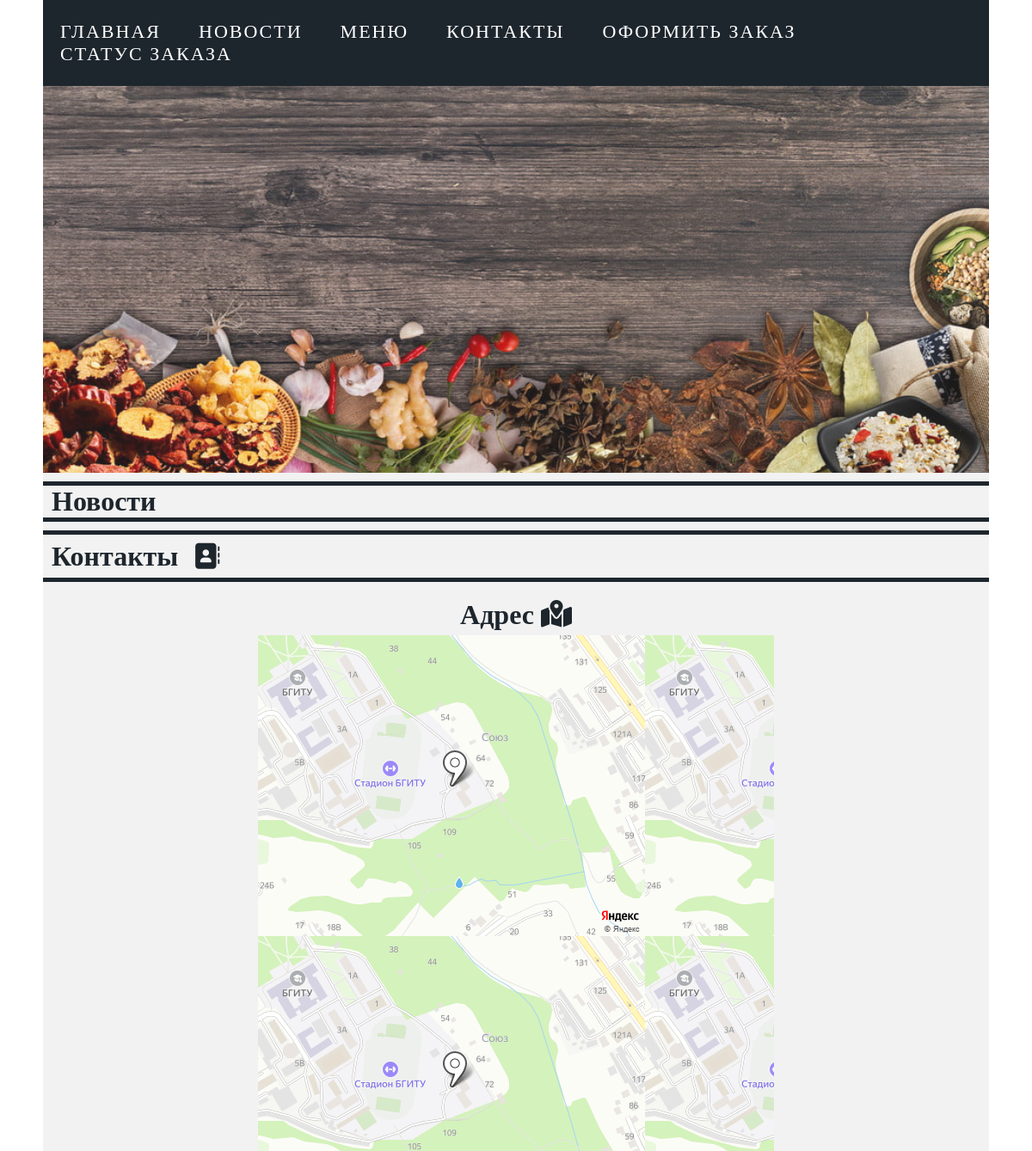
The page /index (upper part) on the database as committed earlier.
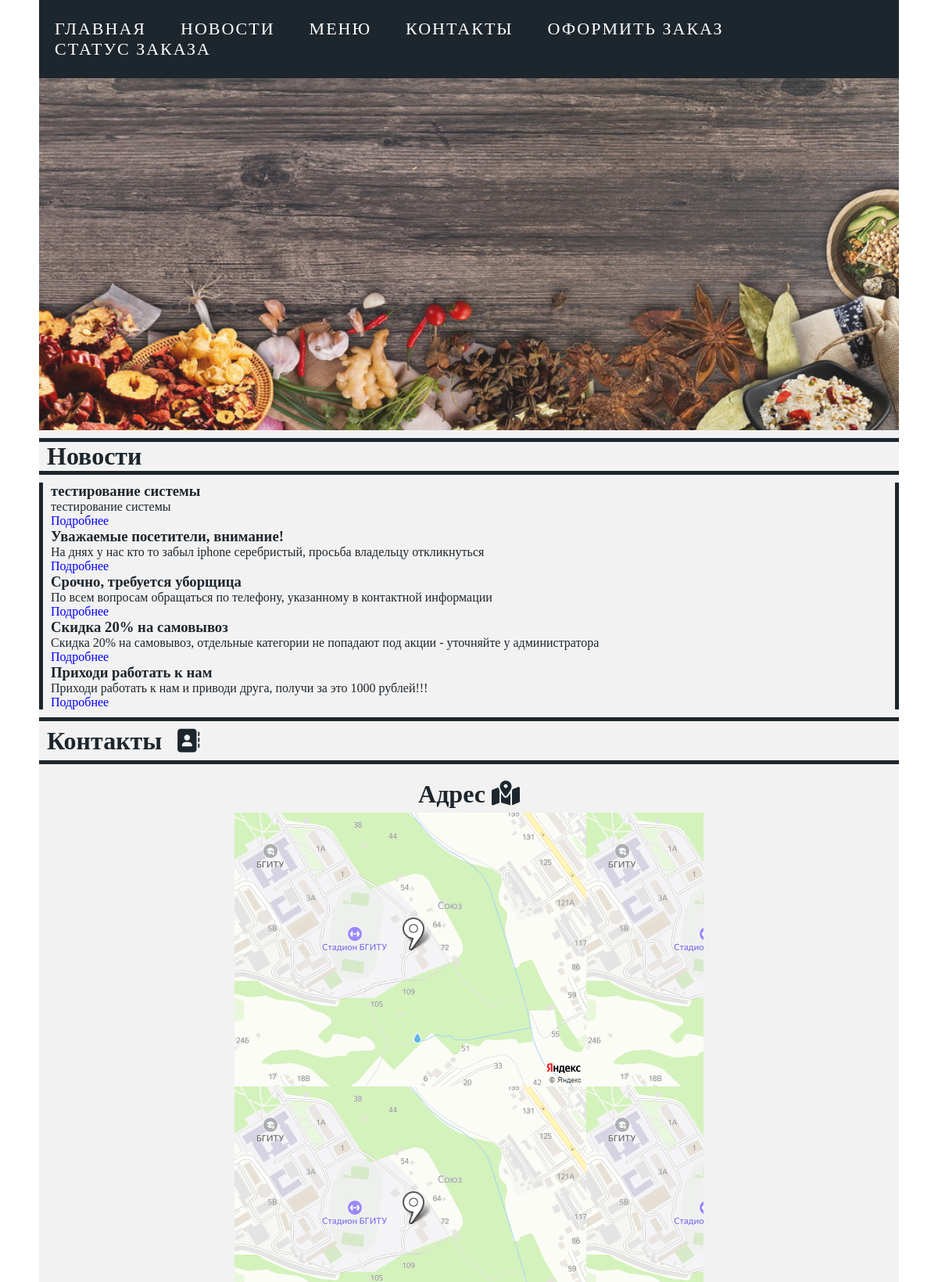
The same page on the database as committed later.
### app/models.py (models this page shows, shortened)
class Posts(db.Model):
    id = db.Column(db.Integer, primary_key=True)
    title = db.Column(db.String(100), nullable=False)
    text = db.Column(db.String(500), nullable=False)
    data = db.Column(db.DateTime,default= datetime.utcnow)

### app/views.py (the view)
@app.route('/')
@app.route('/index')
def index():
    posts = Posts.query.order_by(Posts.id.desc()).limit(5).all()  # запрос, выводим 5 последних постов
    return render_template('index.html', title='Главная', menu=menu, footer=footer, posts=posts)

### app/templates/index.html (shortened to what this page needs)
{% extends "base.html" %}
{% block content %}
<div class="wrapper">
    <div class="header-img">
    </div>
    <div class="posts">
        <h1>Новости</h1>
        <div class="news">
            {% for p in posts %}
            <h3>{{p.title}}</h3>
            <p>{{p.text}}</p>
            <a href="/post/{{p.id}}">Подробнее</a>
            {% endfor %}
        </div>
    </div>
    <div class="contacts">
        <h1 id="contacts">Контакты <i class="fa-solid fa-address-book"></i></h1>
        <div class="contacts-wrap">
            <h2>Адрес <i class="fa-solid fa-map-location-dot"></i></h2>
            <div class="map"></div>
        </div>
    </div>
</div>
{% endblock %}

### app/templates/base.html (shortened to what this page needs)
<!DOCTYPE html>
<html lang="en">
<head>
    <link type="text/css" href="{{ url_for('static', filename='css/styles.css') }}" rel="stylesheet"/>
</head>
<body>
{% if menu %}
<div class="nav">
    {% block menu %}
    <ul class="menu">
        {% for m in menu -%}
        <li><a href="{{ m['url'] }}">{{ m['name'] }}</a></li>
        {% endfor %}
    </ul>
    {% endblock menu -%}
</div>
{% endif %}
{% block content %}
{% endblock %}
</body>
</html>

### app/static/css/styles.css (style rules this page uses)
* { margin: 0px; padding: 0px; }
body { font-family: Bahnschrift; color: #1E262D; }
.nav { margin: 0px auto; width: 1100px; height: 100px; background-color: #1E262D; display: flex; align-items: center; justify-content: center; }
.menu li { display: inline-block; padding: 0px 20px 0px 20px; }
.nav .menu li > a { color: white; font-weight: 400; letter-spacing: 2px; font-size: 22px; text-transform: uppercase; text-decoration: none; }
.wrapper { margin: 0px auto; width: 1100px; background-color: #f2f2f2; }
.header-img { height: 450px; background-image: url(../images/header-bg.jpg); background-size: cover; background-repeat: no-repeat; background-color: gray; opacity: 90%; }
.wrapper h1 { border-top: 5px solid #1E262D; margin: 10px 0px 10px 0px; padding: 0px 10px 0px 10px; border-bottom: 5px solid #1E262D; }
.wrapper .news { border-left: 5px solid #1E262D; border-right: 5px solid #1E262D; padding: 0px 10px 0px 10px; }
.contacts h1 > i { font-size: 30px; margin: 10px; }
.contacts h2 { text-align: center; font-size: 32px; padding-top: 10px; padding-bottom: 5px; }
.contacts-wrap { display: flex; flex-direction: column; flex-wrap: wrap; align-items: center; }
.contacts .map { display: block; margin: 0px auto; width: 600px; height: 600px; background-image: url("../images/map.png"); }
.posts a { text-decoration: none; color: blue; }

Rows that differ between the two databases and show on the page:
added Posts: title "тестирование системы", text "тестирование системы"
added Posts: title "Уважаемые посетители, внимание!", text "На днях у нас кто то забыл iphone серебристый, просьба владельцу откликнуться"
added Posts: title "Срочно, требуется уборщица", text "По всем вопросам обращаться по телефону, указанному в контактной информации"
added Posts: title "Скидка 20% на самовывоз", text "Скидка 20% на самовывоз, отдельные категории не попадают под акции - уточняйте у администратора"
added Posts: title "Приходи работать к нам", text "Приходи работать к нам и приводи друга, получи за это 1000 рублей!!!"
